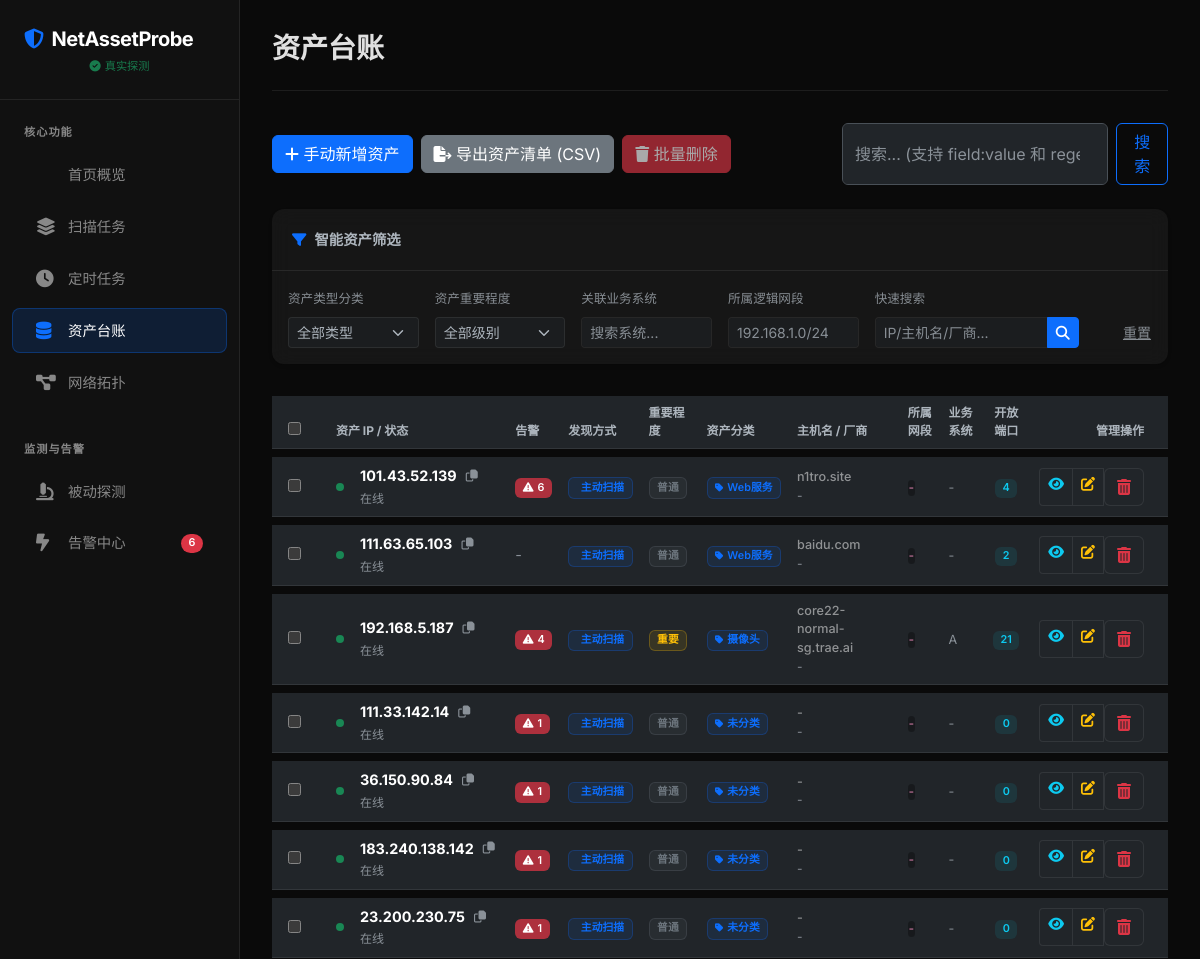
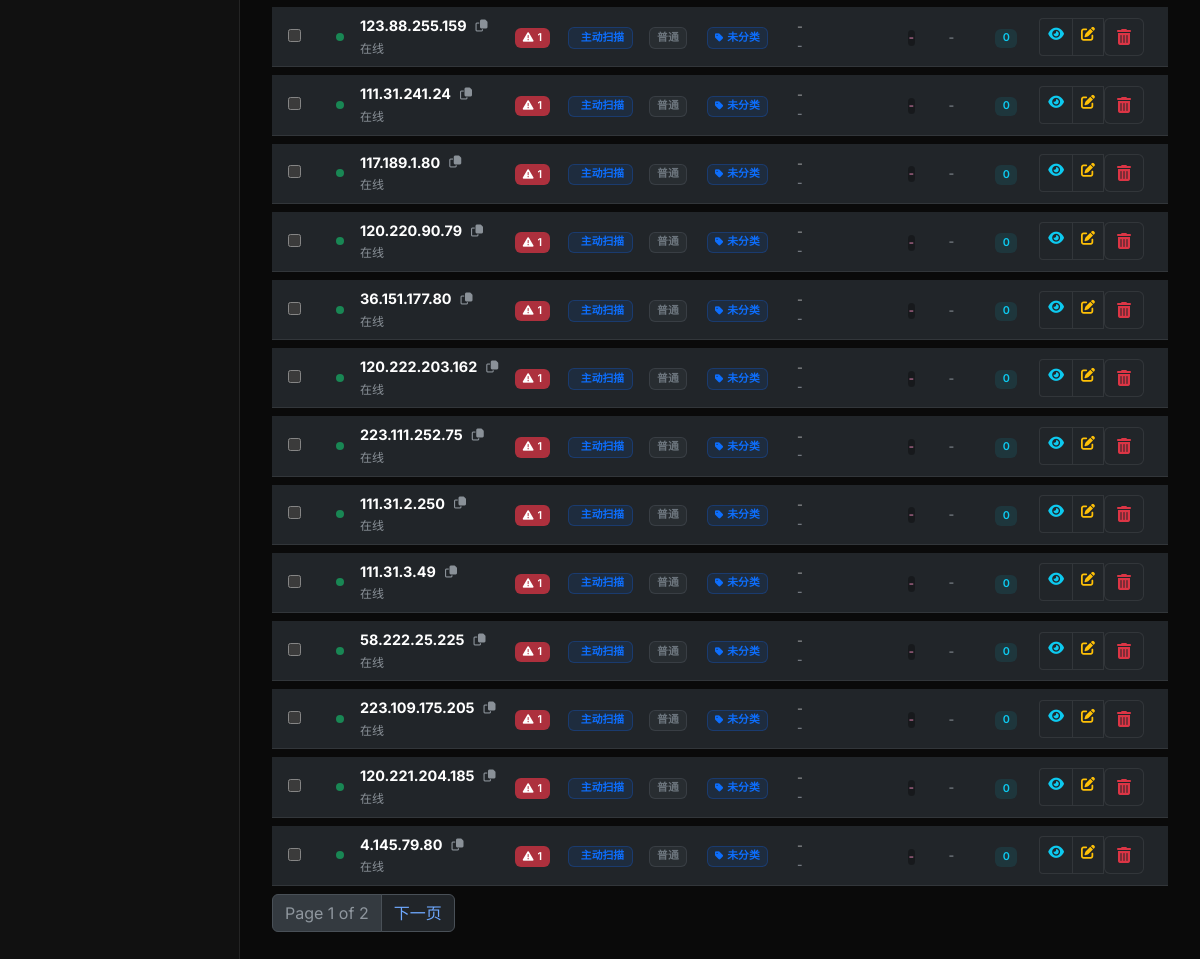
The app's page /assets/ with its own data (2 pictures, top to bottom).
### scanner/models.py (models this page shows, shortened)
class Asset(models.Model):
    IMPORTANCE_CHOICES = (
        (0, '普通'),
        (1, '重要'),
        (2, '关键核心'),
    )
    ip_address = models.GenericIPAddressField(unique=True, db_index=True)
    hostname = models.CharField(max_length=255, blank=True, null=True, db_index=True)
    os_info = models.CharField(max_length=255, blank=True, null=True, db_index=True)
    mac_address = models.CharField(max_length=50, blank=True, null=True, db_index=True)
    vendor = models.CharField(max_length=100, blank=True, null=True, db_index=True)
    is_up = models.BooleanField(default=True, db_index=True)
    last_scanned = models.DateTimeField(auto_now=True, db_index=True)
    open_ports_count = models.IntegerField(default=0)
    category = models.ForeignKey(Category, on_delete=models.SET_NULL, null=True, blank=True)
    tags = models.ManyToManyField(Tag, blank=True)
    importance = models.IntegerField(choices=IMPORTANCE_CHOICES, default=0, db_index=True)
    department = models.CharField(max_length=100, blank=True, null=True, db_index=True, help_text="归属部门")
    business_system = models.CharField(max_length=100, blank=True, null=True, db_index=True, help_text="归属业务系统")
    network_segment = models.CharField(max_length=50, blank=True, null=True, db_index=True, help_text="所属网段 (如 192.168.1.0/24)")
    discovery_method = models.CharField(max_length=20, choices=(
        ('ACTIVE', '主动扫描'),
        ('PASSIVE', '被动探测'),
        ('MANUAL', '手动录入'),
    ), default='ACTIVE')

class Category(models.Model):
    name = models.CharField(max_length=100, unique=True)
    description = models.TextField(blank=True)
    class Meta:
        verbose_name_plural = "Categories"

### scanner/views.py (the view, shortened to what this page needs)
# urls.py: path('assets/', views.AssetListView.as_view(), name='asset_list'),
class AssetListView(ListView):
    model = Asset
    template_name = 'scanner/asset_list.html'
    context_object_name = 'assets'
    paginate_by = 20
    def get_queryset(self):
        queryset = super().get_queryset().select_related('category').prefetch_related('alerts')
        q = self.request.GET.get('q')
        cat = self.request.GET.get('category')
        if cat:
            queryset = queryset.filter(category_id=cat)
        imp = self.request.GET.get('importance')
        if imp:
            queryset = queryset.filter(importance=imp)
        sys = self.request.GET.get('business_system')
        if sys:
            queryset = queryset.filter(business_system__icontains=sys)
        net = self.request.GET.get('network_segment')
        if net:
            queryset = queryset.filter(network_segment__icontains=net)
        return queryset
    def get_context_data(self, **kwargs):
        context = super().get_context_data(**kwargs)
        from .models import Category
        context['categories'] = Category.objects.all()
        return context

### scanner/context_processors.py (called while the page is built)
def global_settings(request):
    return {
        'unread_alerts_count': Alert.objects.filter(status='UNREAD').count(),
        'simulation_mode': getattr(settings, 'SCANNER_SIMULATION_MODE', False)
    }

### scanner/templates/scanner/asset_list.html (shortened to what this page needs)
{% extends 'scanner/base.html' %}
{% block title %}资产台账{% endblock %}
{% block content %}
<div class="row mb-4">
    <div class="col-md-12 d-flex justify-content-between align-items-center">
        <div class="d-flex">
            <a href="{% url 'asset_create' %}" class="btn btn-primary me-2"><i class="fas fa-plus"></i> 手动新增资产</a>
            <a href="{% url 'asset_export' %}" class="btn btn-secondary me-2"><i class="fas fa-file-export"></i> 导出资产清单 (CSV)</a>
            <button class="btn btn-danger" id="batch-delete-btn" disabled onclick="batchDelete()"><i class="fas fa-trash"></i> 批量删除</button>
        </div>
        <form class="d-flex" method="get">
            <input class="form-control me-2" type="search" name="q" placeholder="搜索... (支持 field:value 和 regex: 语法)" value="{{ request.GET.q }}">
            <button class="btn btn-outline-primary" type="submit">搜索</button>
        </form>
    </div>
</div>
<div class="card mb-4 shadow-sm border-0 bg-glass">
    <div class="card-header border-bottom border-color"><i class="fas fa-filter me-2 text-primary"></i>智能资产筛选</div>
    <div class="card-body py-3">
        <form method="get" class="row g-3 align-items-end" id="assetFilterForm">
            <div class="col-md-2">
                <label class="small text-muted mb-2 fw-medium">资产类型分类</label>
                <select name="category" class="form-select form-select-sm border-color bg-dark bg-opacity-50" onchange="this.form.submit()">
                    <option value="">全部类型</option>
                </select>
            </div>
            <div class="col-md-2">
                <label class="small text-muted mb-2 fw-medium">资产重要程度</label>
                <select name="importance" class="form-select form-select-sm border-color bg-dark bg-opacity-50" onchange="this.form.submit()">
                    <option value="">全部级别</option>
                </select>
            </div>
            <div class="col-md-2">
                <label class="small text-muted mb-2 fw-medium">关联业务系统</label>
                <input type="text" name="business_system" class="form-control form-control-sm border-color bg-dark bg-opacity-50" placeholder="搜索系统..." value="{{ request.GET.business_system }}">
            </div>
            <div class="col-md-2">
                <label class="small text-muted mb-2 fw-medium">所属逻辑网段</label>
                <input type="text" name="network_segment" class="form-control form-control-sm border-color bg-dark bg-opacity-50" placeholder="192.168.1.0/24" value="{{ request.GET.network_segment }}">
            </div>
            <div class="col-md-3">
                <label class="small text-muted mb-2 fw-medium">快速搜索</label>
                <div class="input-group input-group-sm">
                    <input type="text" name="q" class="form-control border-color bg-dark bg-opacity-50" placeholder="IP/主机名/厂商..." value="{{ request.GET.q }}">
                    <button class="btn btn-primary" type="submit"><i class="fas fa-search"></i></button>
                </div>
            </div>
            <div class="col-md-1 text-end">
                <a href="{% url 'asset_list' %}" class="btn btn-sm btn-link text-muted p-0 mb-1">重置</a>
            </div>
        </form>
    </div>
</div>
<div class="table-responsive">
    <table class="table table-hover align-middle border-color mb-0" style="border-collapse: separate; border-spacing: 0 8px;">
        <thead>
            <tr class="text-muted smaller text-uppercase">
                <th class="ps-3" style="width: 40px;">
                    <input type="checkbox" id="select-all" onchange="toggleSelectAll()">
                </th>
                <th class="ps-4">资产 IP / 状态</th>
                <th>告警</th>
                <th>发现方式</th>
                <th>重要程度</th>
                <th>资产分类</th>
                <th>主机名 / 厂商</th>
                <th>所属网段</th>
                <th>业务系统</th>
                <th class="text-center">开放端口</th>
                <th class="text-end pe-4">管理操作</th>
            </tr>
        </thead>
        <tbody>
            {% for asset in assets %}
            <tr class="card-row">
                <td class="ps-3">
                    <input type="checkbox" class="asset-checkbox" value="{{ asset.id }}" onchange="updateBatchButton()">
                </td>
                <td class="ps-4">
                    <div class="d-flex align-items-center">
                        <div class="status-indicator me-3 {% if asset.is_up %}bg-success{% else %}bg-danger{% endif %}" style="width: 8px; height: 8px; border-radius: 50%;"></div>
                        <div>
                            <div class="fw-bold text-white d-flex align-items-center">
                                {{ asset.ip_address }}
                                <button class="btn btn-link btn-xs p-0 ms-2 text-muted copy-btn" data-clipboard-text="{{ asset.ip_address }}" title="复制 IP">
                                    <i class="far fa-copy"></i>
                                </button>
                            </div>
                            <small class="text-muted smaller">{% if asset.is_up %}在线{% else %}离线{% endif %}</small>
                        </div>
                    </div>
                </td>
                <td>
                    {% with asset.alerts.all as asset_alerts %}
                    {% if asset_alerts.exists %}
                        {% with asset_alerts|slice:":3" as recent_alerts %}
                        <div class="dropdown">
                            <span class="badge bg-danger bg-opacity-75" style="cursor: pointer;" data-bs-toggle="dropdown" aria-expanded="false">
                                <i class="fas fa-exclamation-triangle me-1"></i>{{ asset_alerts.count }}
                            </span>
                        </div>
                        {% endwith %}
                    {% else %}
                        <span class="text-muted">-</span>
                    {% endif %}
                    {% endwith %}
                </td>
                <td>
                    {% if asset.discovery_method == 'ACTIVE' %}
                        <span class="badge bg-primary bg-opacity-10 text-primary border border-primary border-opacity-25">主动扫描</span>
                    {% elif asset.discovery_method == 'PASSIVE' %}
                        <span class="badge bg-info bg-opacity-10 text-info border border-info border-opacity-25"><i class="fas fa-tower-broadcast me-1"></i>被动探测</span>
                    {% else %}
                        <span class="badge bg-secondary bg-opacity-10 text-secondary border border-secondary border-opacity-25"><i class="fas fa-hand-pointer me-1"></i>手动录入</span>
                    {% endif %}
                </td>
                <td>
                    {% if asset.importance == 2 %}
                        <span class="badge bg-danger bg-opacity-10 text-danger border border-danger border-opacity-25">核心</span>
                    {% elif asset.importance == 1 %}
                        <span class="badge bg-warning bg-opacity-10 text-warning border border-warning border-opacity-25">重要</span>
                    {% else %}
                        <span class="badge bg-secondary bg-opacity-10 text-secondary border border-secondary border-opacity-25">普通</span>
                    {% endif %}
                </td>
                <td>
                    <span class="badge bg-primary bg-opacity-10 text-primary border border-primary border-opacity-25">
                        <i class="fas fa-tag me-1 small"></i>{{ asset.category.name|default:"未分类" }}
                    </span>
                </td>
                <td>
                    <div class="text-white-50 small fw-medium">{{ asset.hostname|default:"-" }}</div>
                    <div class="text-muted smaller">{{ asset.vendor|default:"-" }}</div>
                </td>
                <td><code class="smaller">{{ asset.network_segment|default:"-" }}</code></td>
                <td><span class="text-muted small">{{ asset.business_system|default:"-" }}</span></td>
                <td class="text-center">
                    <span class="badge bg-info bg-opacity-10 text-info">{{ asset.open_ports_count }}</span>
                </td>
                <td class="text-end pe-4">
                    <div class="btn-group btn-group-sm">
                        <a href="{% url 'asset_detail' asset.id %}" class="btn btn-dark border-color" title="查看详情"><i class="fas fa-eye text-info"></i></a>
                        <a href="{% url 'asset_update' asset.id %}" class="btn btn-dark border-color" title="编辑资产"><i class="fas fa-pen-to-square text-warning"></i></a>
                        <form method="post" action="{% url 'asset_delete' asset.id %}" class="d-inline" onsubmit="return confirm('确定要删除此资产吗？')">
                            <button type="submit" class="btn btn-dark border-color" title="移除资产"><i class="fas fa-trash-can text-danger"></i></button>
                        </form>
                    </div>
                </td>
            </tr>
            {% empty %}
            <tr><td colspan="9" class="text-center py-5 text-muted">暂无符合条件的资产数据</td></tr>
            {% endfor %}
        </tbody>
    </table>
</div>
    {% if is_paginated %}
    <nav aria-label="Page navigation">
        <ul class="pagination">
            <li class="page-item disabled"><a class="page-link" href="#">Page {{ page_obj.number }} of {{ page_obj.paginator.num_pages }}</a></li>
            {% if page_obj.has_next %}
                <li class="page-item"><a class="page-link" href="?page={{ page_obj.next_page_number }}">下一页</a></li>
            {% endif %}
        </ul>
    </nav>
    {% endif %}
{% endblock %}

### scanner/templates/scanner/base.html (style rules this page uses)
:root { --dark-bg: #0a0a0a; --card-bg: rgba(30, 30, 30, 0.6); --sidebar-bg: #111111; --accent-color: #0d6efd; --border-color: rgba(255, 255, 255, 0.08); --glass-bg: rgba(255, 255, 255, 0.03); --text-main: #e0e0e0; --text-muted: #888888; }
body { font-family: 'Inter', -apple-system, BlinkMacSystemFont, "Segoe UI", Roboto, sans-serif; font-size: .9rem; background-color: var(--dark-bg); color: var(--text-main); overflow-x: hidden; }
.card { background-color: var(--card-bg); backdrop-filter: blur(10px); -webkit-backdrop-filter: blur(10px); border: 1px solid var(--border-color); border-radius: 12px; transition: transform 0.3s ease, box-shadow 0.3s ease; }
.card-header { background-color: transparent; border-bottom: 1px solid var(--border-color); padding: 1.25rem; font-weight: 600; }
.badge { padding: 0.4em 0.7em; font-weight: 600; border-radius: 6px; }
code, pre { font-family: 'JetBrains Mono', monospace; background-color: rgba(0, 0, 0, 0.3); border-radius: 4px; }

### scanner/templates/scanner/asset_list.html (style rules this page uses)
.card-row { background-color: rgba(255, 255, 255, 0.02); transition: all 0.2s ease; }
.smaller { font-size: 0.75rem; }
.border-color { border-color: rgba(255, 255, 255, 0.08) !important; }
.btn-xs { padding: 0.1rem 0.3rem; font-size: 0.75rem; }

### records on screen
Asset: is_up True (drawn), ip_address "101.43.52.139", alerts.all.count "6", discovery_method "主动扫描", importance "普通", category.name "Web服务", hostname "n1tro.site", vendor "-", network_segment "-", business_system "-", open_ports_count "4"
Asset: is_up True (drawn), ip_address "111.63.65.103", discovery_method "主动扫描", importance "普通", category.name "Web服务", hostname "baidu.com", vendor "-", network_segment "-", business_system "-", open_ports_count "2"
Asset: is_up True (drawn), ip_address "192.168.5.187", alerts.all.count "4", discovery_method "主动扫描", importance "重要", category.name "摄像头", hostname "core22-normal-sg.trae.ai", vendor "-", network_segment "-", business_system "A", open_ports_count "21"
Asset: is_up True (drawn), ip_address "111.33.142.14", alerts.all.count "1", discovery_method "主动扫描", importance "普通", category.name "未分类", hostname "-", vendor "-", network_segment "-", business_system "-", open_ports_count "0"
Asset: is_up True (drawn), ip_address "36.150.90.84", alerts.all.count "1", discovery_method "主动扫描", importance "普通", category.name "未分类", hostname "-", vendor "-", network_segment "-", business_system "-", open_ports_count "0"
Asset: is_up True (drawn), ip_address "183.240.138.142", alerts.all.count "1", discovery_method "主动扫描", importance "普通", category.name "未分类", hostname "-", vendor "-", network_segment "-", business_system "-", open_ports_count "0"
Asset: is_up True (drawn), ip_address "23.200.230.75", alerts.all.count "1", discovery_method "主动扫描", importance "普通", category.name "未分类", hostname "-", vendor "-", network_segment "-", business_system "-", open_ports_count "0"
Asset: is_up True (drawn), ip_address "123.88.255.159", alerts.all.count "1", discovery_method "主动扫描", importance "普通", category.name "未分类", hostname "-", vendor "-", network_segment "-", business_system "-", open_ports_count "0"
Asset: is_up True (drawn), ip_address "111.31.241.24", alerts.all.count "1", discovery_method "主动扫描", importance "普通", category.name "未分类", hostname "-", vendor "-", network_segment "-", business_system "-", open_ports_count "0"
Asset: is_up True (drawn), ip_address "117.189.1.80", alerts.all.count "1", discovery_method "主动扫描", importance "普通", category.name "未分类", hostname "-", vendor "-", network_segment "-", business_system "-", open_ports_count "0"
Asset: is_up True (drawn), ip_address "120.220.90.79", alerts.all.count "1", discovery_method "主动扫描", importance "普通", category.name "未分类", hostname "-", vendor "-", network_segment "-", business_system "-", open_ports_count "0"
Asset: is_up True (drawn), ip_address "36.151.177.80", alerts.all.count "1", discovery_method "主动扫描", importance "普通", category.name "未分类", hostname "-", vendor "-", network_segment "-", business_system "-", open_ports_count "0"
Asset: is_up True (drawn), ip_address "120.222.203.162", alerts.all.count "1", discovery_method "主动扫描", importance "普通", category.name "未分类", hostname "-", vendor "-", network_segment "-", business_system "-", open_ports_count "0"
Asset: is_up True (drawn), ip_address "223.111.252.75", alerts.all.count "1", discovery_method "主动扫描", importance "普通", category.name "未分类", hostname "-", vendor "-", network_segment "-", business_system "-", open_ports_count "0"
Asset: is_up True (drawn), ip_address "111.31.2.250", alerts.all.count "1", discovery_method "主动扫描", importance "普通", category.name "未分类", hostname "-", vendor "-", network_segment "-", business_system "-", open_ports_count "0"
Asset: is_up True (drawn), ip_address "111.31.3.49", alerts.all.count "1", discovery_method "主动扫描", importance "普通", category.name "未分类", hostname "-", vendor "-", network_segment "-", business_system "-", open_ports_count "0"
Asset: is_up True (drawn), ip_address "58.222.25.225", alerts.all.count "1", discovery_method "主动扫描", importance "普通", category.name "未分类", hostname "-", vendor "-", network_segment "-", business_system "-", open_ports_count "0"
Asset: is_up True (drawn), ip_address "223.109.175.205", alerts.all.count "1", discovery_method "主动扫描", importance "普通", category.name "未分类", hostname "-", vendor "-", network_segment "-", business_system "-", open_ports_count "0"
Asset: is_up True (drawn), ip_address "120.221.204.185", alerts.all.count "1", discovery_method "主动扫描", importance "普通", category.name "未分类", hostname "-", vendor "-", network_segment "-", business_system "-", open_ports_count "0"
Asset: is_up True (drawn), ip_address "4.145.79.80", alerts.all.count "1", discovery_method "主动扫描", importance "普通", category.name "未分类", hostname "-", vendor "-", network_segment "-", business_system "-", open_ports_count "0"

### other values on screen
{{ unread_alerts_count }} "6"
{{ page_obj.number }} "1"
{{ page_obj.paginator.num_pages }} "2"
